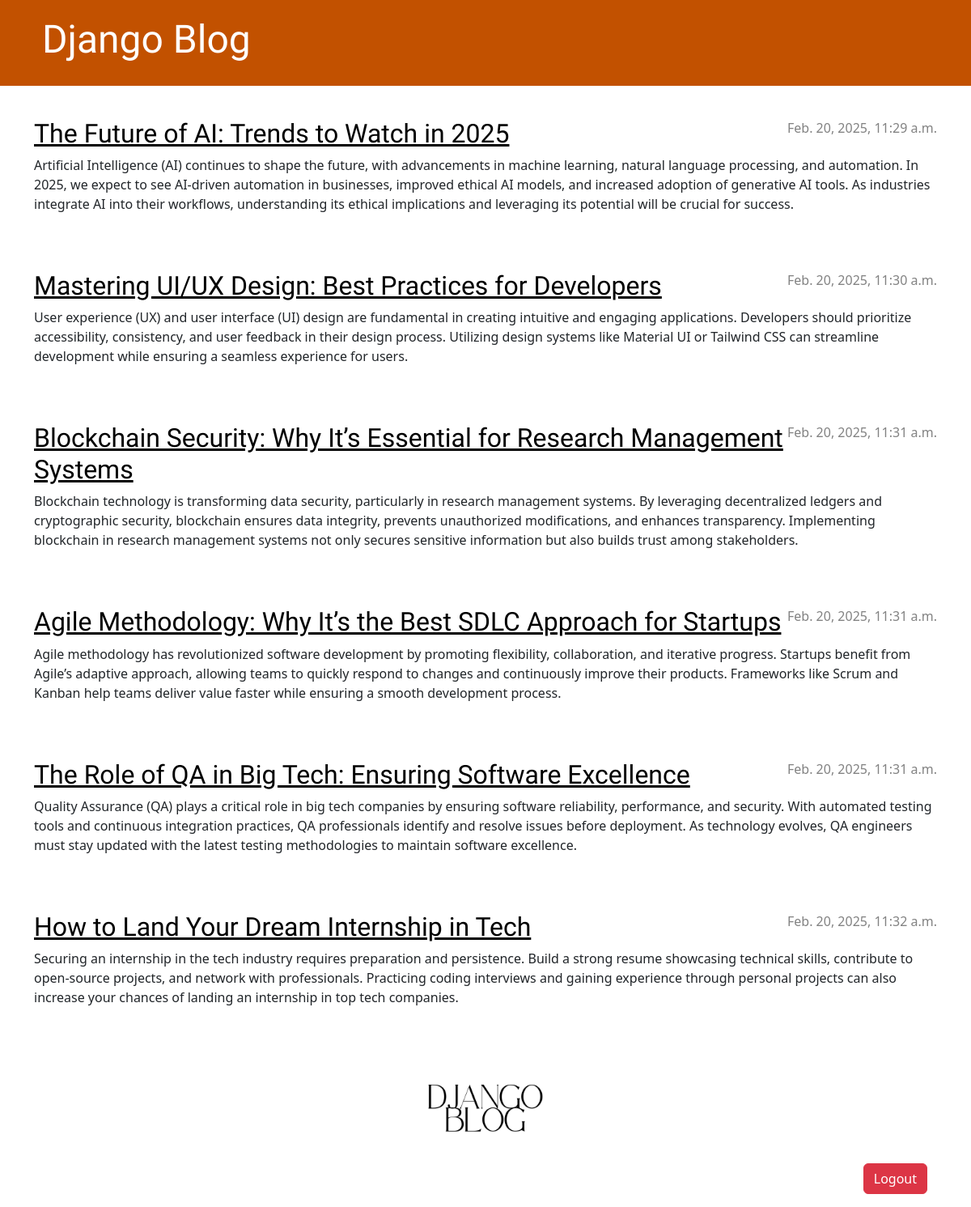
The app's page /, older data.
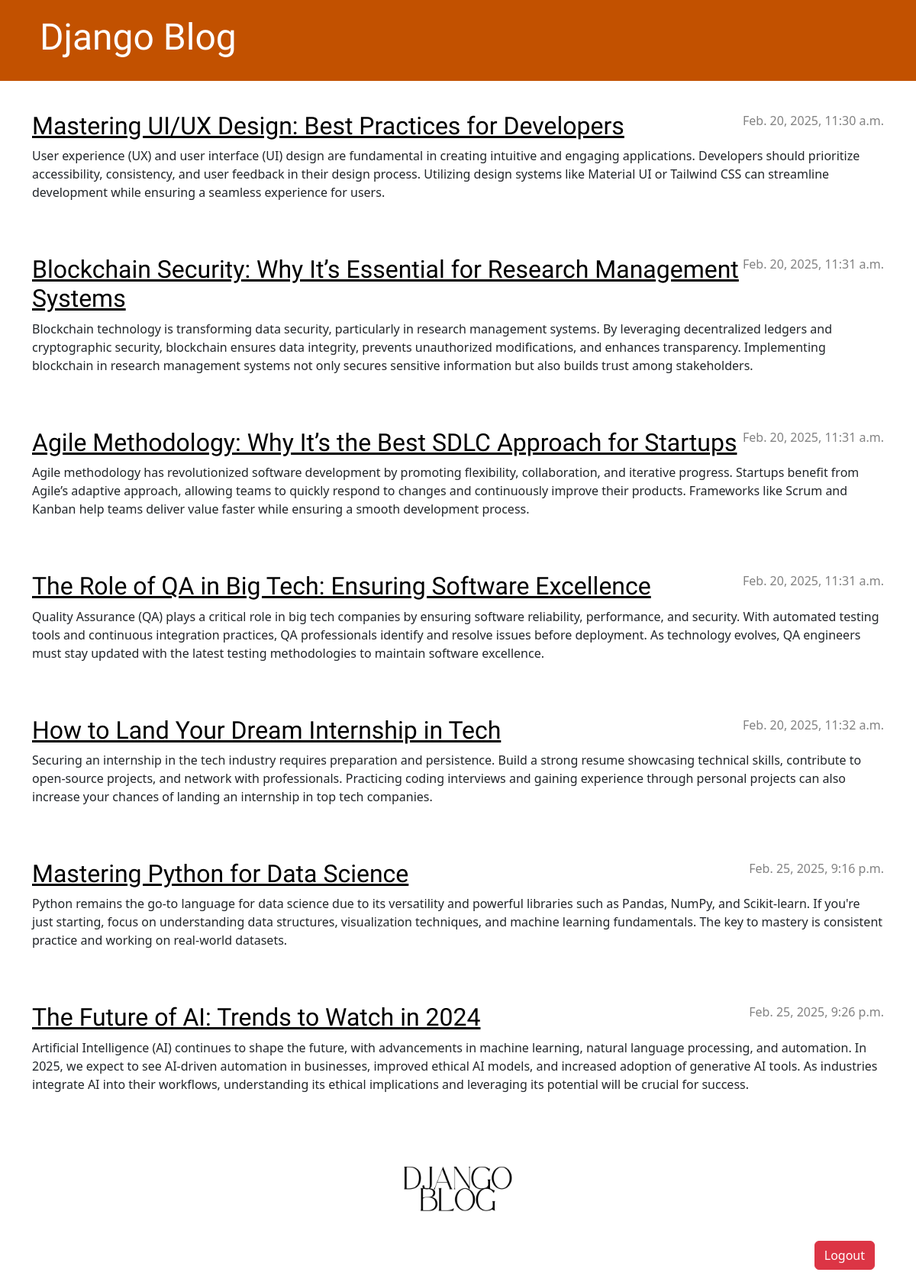
The same page, newer data.
### blog/models.py (models this page shows, shortened)
class Post(models.Model):
    author = models.ForeignKey(settings.AUTH_USER_MODEL, on_delete=models.CASCADE)
    title = models.CharField(max_length=200)
    text = models.TextField()
    created_date = models.DateTimeField(default=timezone.now)
    published_date = models.DateTimeField(blank=True, null=True)

### blog/views.py (the view)
# urls.py: path('', views.post_list, name='post_list'),
def post_list(request):
    posts = Post.objects.filter(published_date__lte=timezone.now()).order_by('published_date')
    return render(request, 'blog/post_list.html', {'posts': posts})

### blog/templates/blog/post_list.html (shortened to what this page needs)
{% extends 'blog/base.html' %}
{% load static %}
{% block content %}
    {% for post in posts %}
        <article class="post">
            <time class="date">
                {{ post.published_date }}
            </time>
            <h2><a href="{% url 'post_detail' pk=post.pk %}">{{ post.title }}</a></h2>
            <p>{{ post.text|linebreaksbr }}</p>
        </article>
    {% endfor %}
        <div class="container d-flex justify-content-center py-3">
            <a href="https://chrstndiane.pythonanywhere.com/blog/new/"><img src="{% static 'logo.png' %}" class="img-fluid" alt="Banner" width="150"></a>
        </div>
        <div class="container d-flex justify-content-end py-3">
            <form method="post" action="{% url 'logout' %}">
                <button type="submit" class="btn btn-danger">Logout</button>
            </form>
        </div>
{% endblock %}

### blog/templates/blog/base.html (shortened to what this page needs)
{% load static %}
<!DOCTYPE html>
<html>
    <head>
        <link rel="stylesheet" href="https://cdn.jsdelivr.net/npm/bootstrap@5.3.3/dist/css/bootstrap.min.css">
        <link rel="stylesheet" href="{% static 'css/blog.css' %}">
    </head>
    <body>
        <header class="page-header">
          <div class="container">
            <h1><a href="/">Django Blog</a></h1>
          </div>
        </header>
        <main class="container">
            <div class="row">
                <div class="col">
                {% block content %}
                {% endblock %}
                </div>
            </div>
        </main>
    </body>
</html>

### blog/static/css/blog.css (style rules this page uses)
.page-header { background-color: #C25100; margin-top: 0; margin-bottom: 40px; padding: 20px 20px 20px 40px; }
.page-header h1, .page-header h1 a, .page-header h1 a:visited, .page-header h1 a:active { color: #ffffff; font-size: 36pt; text-decoration: none; }
h1, h2, h3, h4 { font-family: 'Lobster', cursive; }
.date { color: #828282; }
.post { margin-bottom: 70px; }
.post h2 a, .post h2 a:visited { color: #000000; }
.post > .date, .post > .actions { float: right; }

Row changes from the older to the newer data that the page shows:
added Post: published_date "Feb. 25, 2025, 9:16 p.m.", title "Mastering Python for Data Science", text "Python remains the go-to language for data science due to its versatility and powerful libraries such as Pandas, NumPy, and Scikit-learn. If you're just starting, focus on understanding data structures, visualization techniques, and machine learning fundamentals. The key to mastery is consistent practice and working on real-world datasets."
changed Post: published_date "Feb. 20, 2025, 11:29 a.m." → "Feb. 25, 2025, 9:26 p.m."; title "The Future of AI: Trends to Watch in 2025" → "The Future of AI: Trends to Watch in 2024"; moves down the list
